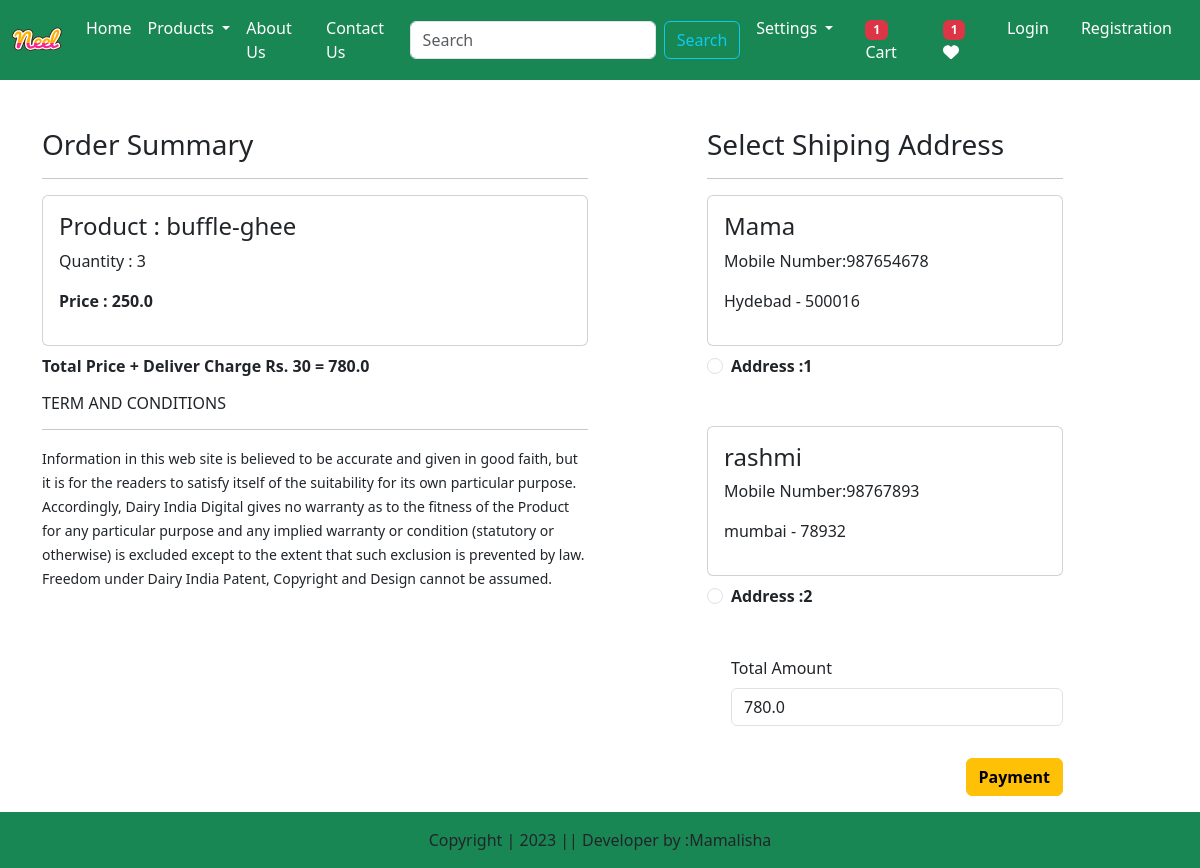
/checkout/ (signed in), run on the app's committed database.
### testapp/models.py (models this page shows, shortened)
class Cart(models.Model):
    user = models.ForeignKey(User,on_delete = models.CASCADE)
    product = models.ForeignKey(Product,on_delete  = models.CASCADE)
    quantity = models.PositiveIntegerField(default = 1)

class Product(models.Model):
    title = models.CharField(max_length=50)
    selling_price = models.FloatField()
    discounted_price = models.FloatField()
    description = models.TextField()
    category = models.CharField(choices=CATEGORY_CHOICES,max_length=3)
    product_image = models.ImageField(upload_to='images')

class Customer(models.Model):
    user = models.ForeignKey(User , on_delete = models.CASCADE)
    name = models.CharField(max_length = 200)
    locality = models.CharField(max_length = 200)
    city = models.CharField(max_length = 50)
    mobilenumber = models.IntegerField(default = 0)
    zipcode = models.IntegerField()

### testapp/views.py (the view, shortened to what this page needs)
# urls.py: path('checkout/',views.checkout_cart.as_view() , name = 'checkout'),
class checkout_cart(View):
    def get(self,request):
        totalitem = 0
        wishitem = 0
        if request.user.is_authenticated:
            totalitem=len(Cart.objects.filter(user=request.user))
            wishitem=len(Wishlist.objects.filter(user=request.user))
        user = request.user
        add = Customer.objects.filter(user=user)
        cart_items = Cart.objects.filter(user=user)
        famount = 0
        for p in cart_items:
            value = p.quantity * p.product.discounted_price
            famount = famount + value
        totalamount = famount+ 30
        return render(request,'testapp/checkout.html',locals())

### templates/testapp/checkout.html (shortened to what this page needs)
<!DOCTYPE html>
{% extends "testapp/base.html" %}
{% load static %}
{% block main-content %}
<div class="container">
    <div class="row mt-5">
        <div class="col-sm-6">
            <h3>Order Summary</h3>
            <hr>
            {% for item in cart_items  %}
                <div class="card mb-2">
                    <div class="card-body">
                        <h4>Product : {{item.product.title}}</h4>
                        <p>Quantity : {{item.quantity}}</p>
                        <p class='fw-bold'>Price : {{item.product.discounted_price}}</p>
                    </div>
                </div>
            {% endfor %}
            <p class='fw-bold'>Total Price + Deliver Charge Rs. 30 = {{totalamount}}</p>
            <h6>TERM AND CONDITIONS</h6><hr>
            <small>Information in this web site is believed to be accurate and given in good faith, but it is for the readers to satisfy itself of the suitability for its own particular purpose. Accordingly, Dairy India Digital gives no warranty as to the fitness of the Product for any particular purpose and any implied warranty or condition (statutory or otherwise) is excluded except to the extent that such exclusion is prevented by law. Freedom under Dairy India Patent, Copyright and Design cannot be assumed.
            </small>
        </div>
        <div class="col-sm-4 offset-sm-1">
            <h3>Select Shiping Address</h3> <hr>
            <form method = 'post' action="" id="myform">
                {% for ad in add  %}
                <div class="card">
                    <div class="card-body">
                        <h4>{{ad.name}}</h4>
                        <p>Mobile Number:{{ad.mobilenumber}}</p>
                        <p>{{ad.locality}} {{ad.state}} - {{ad.zipcode}}</p>
                    </div>
                </div>
                <div class="form-check mt-2 mb-5">
                    <input class='form-check-input' type="radio" name='custid' id="custid{{forloop.counter}}"value='ad.id'>
                    <label class='form-check-label fw-bold' for="custid{{forloop.counter}}"> Address :{{forloop.counter}}</label>
                </div>
                {% endfor %}
                <div class="form-check mb-3">
                    <label for="totamount" class='form-label'>Total Amount</label>
                    <input type="number" class='form-control' name='totamount' value={{totalamount}} readonly>
                </div>
                <div class="text-end">
                    <button id="rxp-button1" type="submit" class="btn btn-warning mt-3 px=5 fw-bold">Payment</button>
                    <br><br><br><br>
                </div>
            </form>
        </div>
    </div>
</div>
{% endblock main-content %}

### data on the page
Cart: product "buffle-ghee", quantity "3", product.discounted_price "250.0"
Customer: name "Mama", mobilenumber "987654678", locality "Hydebad", zipcode "500016"
Customer: name "rashmi", mobilenumber "98767893", locality "mumbai", zipcode "78932"

### other printed values
{{ totalitem }} "1"
{{ wishitem }} "1"
{{ totalamount }} "780.0"
